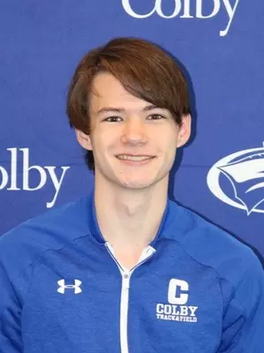
#> input picture dynamic_programming/Image_Compression_by_Seam_carving/dory.png, 264 x 353 px
$ python test.py
#> lines starting #> are read from the running program, lines starting #| are printed output that depends on the picture
import numpy as np
from scipy.ndimage import sobel
from PIL import Image

def calculate_energy(img_array):
    """Calculate energy map with improved gradient calculation and normalization"""
    energy_map = np.zeros((img_array.shape[0], img_array.shape[1]))
    weights = [0.299, 0.587, 0.114]

    for channel, weight in enumerate(weights):
        sobel_x = sobel(img_array[:, :, channel], axis=0)
        sobel_y = sobel(img_array[:, :, channel], axis=1)
        energy_map += weight * np.hypot(sobel_x, sobel_y)

    energy_map = (energy_map - np.min(energy_map)) / (np.max(energy_map) - np.min(energy_map))

    for channel in range(3):
        grad_x = np.gradient(img_array[:, :, channel], axis=1)
        grad_y = np.gradient(img_array[:, :, channel], axis=0)
        energy_map += 0.05 * (np.abs(grad_x) + np.abs(grad_y))

    return energy_map

def find_vertical_seam(energy_map):
    """Find vertical seam with bounds-checked backtracking"""
    height, width = energy_map.shape
    dp = np.copy(energy_map)
    backtrack = np.zeros((height, width), dtype=np.int32)

    # Fill dp table
    for i in range(1, height):
        for j in range(width):
            # Get the possible previous positions
            prev_cols = slice(max(0, j-1), min(width, j+2))
            min_idx = np.argmin(dp[i-1, prev_cols])
            min_energy = dp[i-1, prev_cols][min_idx]

            # Store the relative offset (-1, 0, or 1) in backtrack
            backtrack[i, j] = min_idx - (1 if j > 0 else 0)
            dp[i, j] += min_energy

    # Backtrack to find optimal seam
    seam = np.zeros(height, dtype=np.int32)
    seam[-1] = np.argmin(dp[-1])

    for i in range(height-2, -1, -1):
        offset = backtrack[i+1, seam[i+1]]
        seam[i] = min(max(seam[i+1] + offset, 0), width-1)

    return seam

def remove_seam(img_array, seam, axis=1):
    """Remove seam with proper array handling"""
    if axis == 1:  # vertical seam
        height, width, channels = img_array.shape
        new_array = np.zeros((height, width-1, channels), dtype=img_array.dtype)

        for i in range(height):
            new_array[i, :seam[i]] = img_array[i, :seam[i]]
            new_array[i, seam[i]:] = img_array[i, seam[i]+1:]

        return new_array
    else:  # horizontal seam
        return remove_seam(img_array.transpose(1, 0, 2), seam, 1).transpose(1, 0, 2)

def compress_image(image_path, num_seams, direction='both'):
    """Main compression function with improved seam removal strategy"""
#> called with image_path = 'dory.png', num_seams = 120, direction = 'both'
    img = np.array(Image.open(image_path))
#> img is the input picture: shape (353, 264, 3); mean R, G, B 97.7, 112.3, 166.9

    if direction == 'both':
        v_seams = h_seams = num_seams // 2
    elif direction == 'vertical':
        v_seams, h_seams = num_seams, 0
    else:
        v_seams, h_seams = 0, num_seams

    # Remove vertical seams
    for i in range(v_seams):
        if img.shape[1] <= 2:  # Check if image is too narrow
            print(f"Stopping vertical compression: image width ({img.shape[1]}) too small")
            break

        energy_map = calculate_energy(img)
        seam = find_vertical_seam(energy_map)
        img = remove_seam(img, seam, axis=1)
        if (i + 1) % 10 == 0:
            print(f"Removed {i + 1}/{v_seams} vertical seams")
#> this loop made 60 passes
#> pass 1, in compress_image, `energy_map = calculate_energy(img)`:
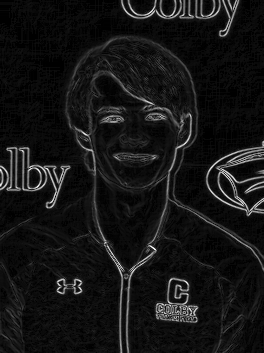
#> energy_map: shape (353, 264) float64; min 0, max 21.58, mean 1.8; drawn with min black and max white
#> after the loop:
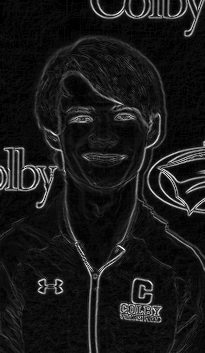
#> energy_map: shape (353, 205) float64; min 0, max 21.58, mean 2.1; drawn with min black and max white
#> after the loop:
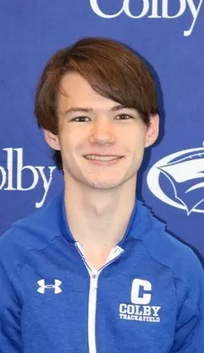
#> img: shape (353, 204, 3); mean R, G, B 105.6, 116.1, 163.6

    # Remove horizontal seams
    for i in range(h_seams):
        if img.shape[0] <= 2:  # Check if image is too tall
            print(f"Stopping horizontal compression: image height ({img.shape[0]}) too small")
            break

        energy_map = calculate_energy(img)
        seam = find_vertical_seam(energy_map.T)
        img = remove_seam(img, seam, axis=0)
        if (i + 1) % 10 == 0:
            print(f"Removed {i + 1}/{h_seams} horizontal seams")
#> this loop made 60 passes
#> pass 1, in compress_image, `energy_map = calculate_energy(img)`:
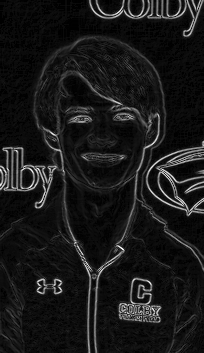
#> energy_map: shape (353, 204) float64; min 0, max 21.58, mean 2.1; drawn with min black and max white
#> pass 1, in find_vertical_seam (call 61), `dp = np.copy(energy_map)`:
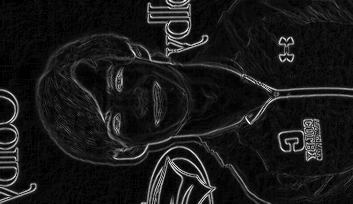
#> dp: shape (204, 353) float64; min 0, max 21.58, mean 2.1; drawn with min black and max white
#> pass 1, in compress_image, `img = remove_seam(img, seam, axis=0)`:
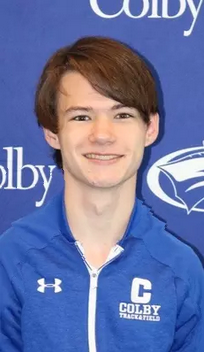
#> img: shape (352, 204, 3); mean R, G, B 105.7, 116.1, 163.5
#> after the loop:
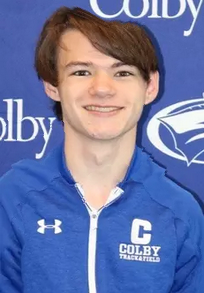
#> img: shape (293, 204, 3); mean R, G, B 108.6, 119.1, 165.1

    return Image.fromarray(img)

# Example usage
image = compress_image("dory.png", 120, direction='both')
image.save("compressed_output.jpg")
